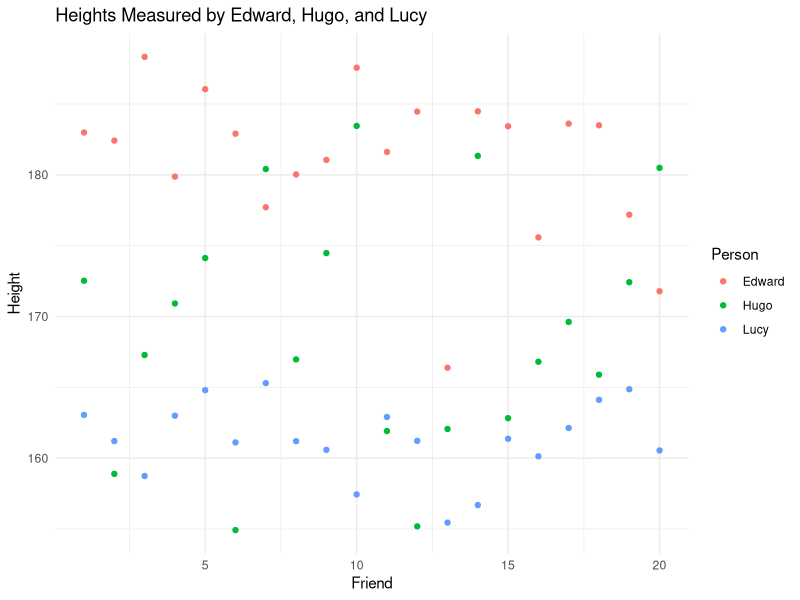

Recreate this plot in R.
library(ggplot2)

set.seed(128)

edward <- rnorm(20, mean = 180, sd = 5)  # Edward's measurements
hugo <- rnorm(20, mean = 170, sd = 7)      # Hugo's measurements
lucy <- rnorm(20, mean = 160, sd = 3)   #Lucy's measurements


# combining the data for height
height <- data.frame(
  friend = rep(1:20, times = 3),
  height = c(edward, hugo, lucy),
  Person = rep(c("Edward", "Hugo", "Lucy"), each = 20)
)

#set the graph
ggplot(height, aes(x = friend, y = height, color = Person)) +
  geom_point() +
  labs(title = "Heights Measured by Edward, Hugo, and Lucy",
       x = "Friend",
       y = "Height") +
  theme_minimal()

